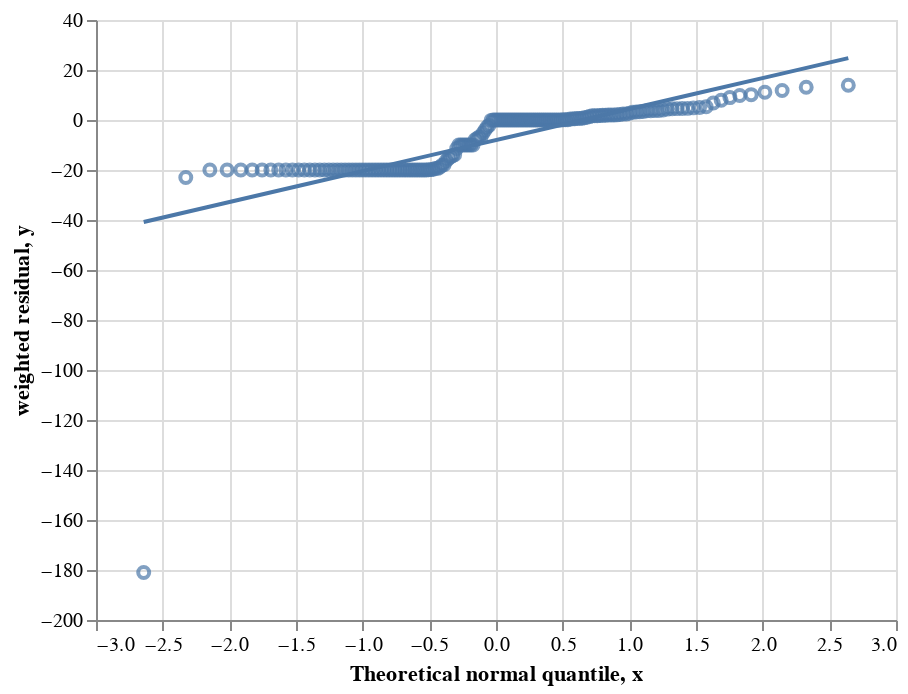

The notebook cell saved with this chart:
### Code cell
diagnostics.plot_norm_probplot(res, interactive=True)

### Figure 1 — Vega-Lite specification as saved in the notebook (floating-point values rounded to 4 significant figures; data arrays with more than 128 entries replaced by an {"elided": "..."} marker saying what was removed)
{"config": {"view": {"continuousWidth": 400, "continuousHeight": 300}}, "layer": [{"data": {"name": "data-6af918b9e36e520114fb7c6db1a7d366"}, "mark": "point", "encoding": {"tooltip": [{"field": "type", "type": "nominal"}, {"field": "id", "type": "nominal"}, {"field": "peak", "type": "nominal"}, {"field": "weighted residual", "type": "quantitative"}], "x": {"field": "Theoretical normal quantile", "type": "quantitative"}, "y": {"field": "weighted residual", "type": "quantitative"}}}, {"data": {"name": "data-b2e481cce2c607b2ad0dbfa66139e797"}, "mark": "line", "encoding": {"x": {"field": "x", "type": "quantitative"}, "y": {"field": "y", "type": "quantitative"}}}], "$schema": "https://vega.github.io/schema/vega-lite/v4.17.0.json", "datasets": {"data-6af918b9e36e520114fb7c6db1a7d366": {"elided": "168 records"}, "data-b2e481cce2c607b2ad0dbfa66139e797": [{"x": -2.642, "y": -40.78}, {"x": -2.055, "y": -33.5}, {"x": -1.468, "y": -26.22}, {"x": -0.8808, "y": -18.94}, {"x": -0.2936, "y": -11.66}, {"x": 0.2936, "y": -4.379}, {"x": 0.8808, "y": 2.901}, {"x": 1.468, "y": 10.18}, {"x": 2.055, "y": 17.46}, {"x": 2.642, "y": 24.74}]}}
